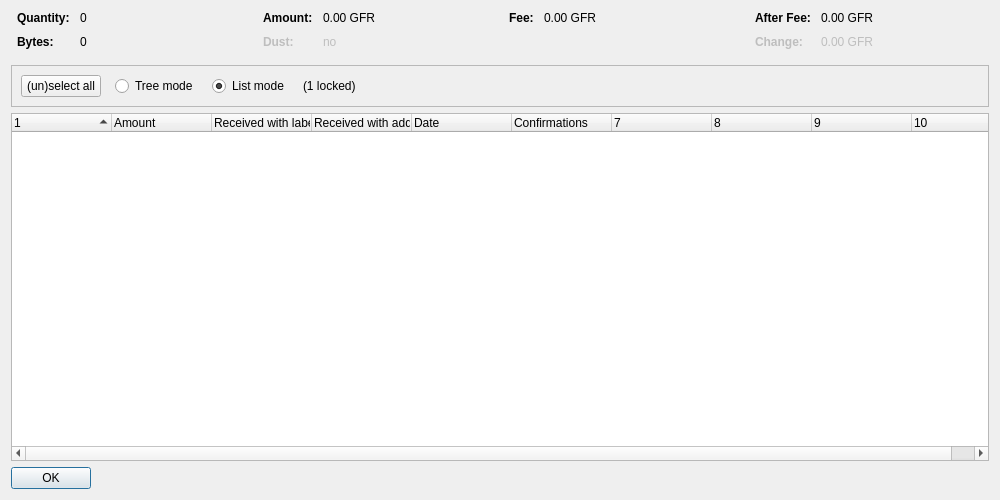
<?xml version="1.0" encoding="UTF-8"?>
<ui version="4.0">
 <class>CoinControlDialog</class>
 <widget class="QDialog" name="CoinControlDialog">
  <property name="geometry">
   <rect>
    <x>0</x>
    <y>0</y>
    <width>1000</width>
    <height>500</height>
   </rect>
  </property>
  <property name="windowTitle">
   <string>Coin Selection</string>
  </property>
  <layout class="QVBoxLayout" name="verticalLayout">
   <item>
    <layout class="QHBoxLayout" name="horizontalLayoutTop" stretch="0,0,0,0">
     <property name="topMargin">
      <number>0</number>
     </property>
     <property name="bottomMargin">
      <number>10</number>
     </property>
     <item>
      <layout class="QFormLayout" name="formLayoutCoinControl1">
       <property name="horizontalSpacing">
        <number>10</number>
       </property>
       <property name="verticalSpacing">
        <number>10</number>
       </property>
       <property name="leftMargin">
        <number>6</number>
       </property>
       <property name="rightMargin">
        <number>6</number>
       </property>
       <item row="0" column="0">
        <widget class="QLabel" name="labelCoinControlQuantityText">
         <property name="font">
          <font>
           <weight>75</weight>
           <bold>true</bold>
          </font>
         </property>
         <property name="text">
          <string>Quantity:</string>
         </property>
        </widget>
       </item>
       <item row="0" column="1">
        <widget class="QLabel" name="labelCoinControlQuantity">
         <property name="cursor">
          <cursorShape>IBeamCursor</cursorShape>
         </property>
         <property name="contextMenuPolicy">
          <enum>Qt::ActionsContextMenu</enum>
         </property>
         <property name="text">
          <string notr="true">0</string>
         </property>
         <property name="textInteractionFlags">
          <set>Qt::LinksAccessibleByMouse|Qt::TextSelectableByKeyboard|Qt::TextSelectableByMouse</set>
         </property>
        </widget>
       </item>
       <item row="1" column="0">
        <widget class="QLabel" name="labelCoinControlBytesText">
         <property name="font">
          <font>
           <weight>75</weight>
           <bold>true</bold>
          </font>
         </property>
         <property name="text">
          <string>Bytes:</string>
         </property>
        </widget>
       </item>
       <item row="1" column="1">
        <widget class="QLabel" name="labelCoinControlBytes">
         <property name="cursor">
          <cursorShape>IBeamCursor</cursorShape>
         </property>
         <property name="contextMenuPolicy">
          <enum>Qt::ActionsContextMenu</enum>
         </property>
         <property name="text">
          <string notr="true">0</string>
         </property>
         <property name="textInteractionFlags">
          <set>Qt::LinksAccessibleByMouse|Qt::TextSelectableByKeyboard|Qt::TextSelectableByMouse</set>
         </property>
        </widget>
       </item>
      </layout>
     </item>
     <item>
      <layout class="QFormLayout" name="formLayoutCoinControl2">
       <property name="horizontalSpacing">
        <number>10</number>
       </property>
       <property name="verticalSpacing">
        <number>10</number>
       </property>
       <property name="leftMargin">
        <number>6</number>
       </property>
       <property name="rightMargin">
        <number>6</number>
       </property>
       <item row="0" column="0">
        <widget class="QLabel" name="labelCoinControlAmountText">
         <property name="font">
          <font>
           <weight>75</weight>
           <bold>true</bold>
          </font>
         </property>
         <property name="text">
          <string>Amount:</string>
         </property>
        </widget>
       </item>
       <item row="0" column="1">
        <widget class="QLabel" name="labelCoinControlAmount">
         <property name="cursor">
          <cursorShape>IBeamCursor</cursorShape>
         </property>
         <property name="contextMenuPolicy">
          <enum>Qt::ActionsContextMenu</enum>
         </property>
         <property name="text">
          <string notr="true">0.00 GFR</string>
         </property>
         <property name="textInteractionFlags">
          <set>Qt::LinksAccessibleByMouse|Qt::TextSelectableByKeyboard|Qt::TextSelectableByMouse</set>
         </property>
        </widget>
       </item>
       <item row="1" column="0">
        <widget class="QLabel" name="labelCoinControlLowOutputText">
         <property name="enabled">
          <bool>false</bool>
         </property>
         <property name="font">
          <font>
           <weight>75</weight>
           <bold>true</bold>
          </font>
         </property>
         <property name="text">
          <string>Dust:</string>
         </property>
        </widget>
       </item>
       <item row="1" column="1">
        <widget class="QLabel" name="labelCoinControlLowOutput">
         <property name="enabled">
          <bool>false</bool>
         </property>
         <property name="cursor">
          <cursorShape>IBeamCursor</cursorShape>
         </property>
         <property name="contextMenuPolicy">
          <enum>Qt::ActionsContextMenu</enum>
         </property>
         <property name="text">
          <string notr="true">no</string>
         </property>
         <property name="textInteractionFlags">
          <set>Qt::LinksAccessibleByMouse|Qt::TextSelectableByKeyboard|Qt::TextSelectableByMouse</set>
         </property>
        </widget>
       </item>
      </layout>
     </item>
     <item>
      <layout class="QFormLayout" name="formLayoutCoinControl3">
       <property name="horizontalSpacing">
        <number>10</number>
       </property>
       <property name="verticalSpacing">
        <number>10</number>
       </property>
       <property name="leftMargin">
        <number>6</number>
       </property>
       <property name="rightMargin">
        <number>6</number>
       </property>
       <item row="0" column="0">
        <widget class="QLabel" name="labelCoinControlFeeText">
         <property name="font">
          <font>
           <weight>75</weight>
           <bold>true</bold>
          </font>
         </property>
         <property name="text">
          <string>Fee:</string>
         </property>
        </widget>
       </item>
       <item row="0" column="1">
        <widget class="QLabel" name="labelCoinControlFee">
         <property name="cursor">
          <cursorShape>IBeamCursor</cursorShape>
         </property>
         <property name="contextMenuPolicy">
          <enum>Qt::ActionsContextMenu</enum>
         </property>
         <property name="text">
          <string notr="true">0.00 GFR</string>
         </property>
         <property name="textInteractionFlags">
          <set>Qt::LinksAccessibleByMouse|Qt::TextSelectableByKeyboard|Qt::TextSelectableByMouse</set>
         </property>
        </widget>
       </item>
      </layout>
     </item>
     <item>
      <layout class="QFormLayout" name="formLayoutCoinControl4">
       <property name="horizontalSpacing">
        <number>10</number>
       </property>
       <property name="verticalSpacing">
        <number>10</number>
       </property>
       <property name="leftMargin">
        <number>6</number>
       </property>
       <property name="rightMargin">
        <number>6</number>
       </property>
       <item row="0" column="0">
        <widget class="QLabel" name="labelCoinControlAfterFeeText">
         <property name="font">
          <font>
           <weight>75</weight>
           <bold>true</bold>
          </font>
         </property>
         <property name="text">
          <string>After Fee:</string>
         </property>
        </widget>
       </item>
       <item row="0" column="1">
        <widget class="QLabel" name="labelCoinControlAfterFee">
         <property name="cursor">
          <cursorShape>IBeamCursor</cursorShape>
         </property>
         <property name="contextMenuPolicy">
          <enum>Qt::ActionsContextMenu</enum>
         </property>
         <property name="text">
          <string notr="true">0.00 GFR</string>
         </property>
         <property name="textInteractionFlags">
          <set>Qt::LinksAccessibleByMouse|Qt::TextSelectableByKeyboard|Qt::TextSelectableByMouse</set>
         </property>
        </widget>
       </item>
       <item row="1" column="0">
        <widget class="QLabel" name="labelCoinControlChangeText">
         <property name="enabled">
          <bool>false</bool>
         </property>
         <property name="font">
          <font>
           <weight>75</weight>
           <bold>true</bold>
          </font>
         </property>
         <property name="text">
          <string>Change:</string>
         </property>
        </widget>
       </item>
       <item row="1" column="1">
        <widget class="QLabel" name="labelCoinControlChange">
         <property name="enabled">
          <bool>false</bool>
         </property>
         <property name="cursor">
          <cursorShape>IBeamCursor</cursorShape>
         </property>
         <property name="contextMenuPolicy">
          <enum>Qt::ActionsContextMenu</enum>
         </property>
         <property name="text">
          <string notr="true">0.00 GFR</string>
         </property>
         <property name="textInteractionFlags">
          <set>Qt::LinksAccessibleByMouse|Qt::TextSelectableByKeyboard|Qt::TextSelectableByMouse</set>
         </property>
        </widget>
       </item>
      </layout>
     </item>
    </layout>
   </item>
   <item>
    <widget class="QFrame" name="frame">
     <property name="minimumSize">
      <size>
       <width>0</width>
       <height>40</height>
      </size>
     </property>
     <property name="frameShape">
      <enum>QFrame::StyledPanel</enum>
     </property>
     <property name="frameShadow">
      <enum>QFrame::Sunken</enum>
     </property>
     <layout class="QHBoxLayout" name="horizontalLayout">
      <item>
       <layout class="QHBoxLayout" name="horizontalLayoutPanel" stretch="0,0,0,0,0">
        <property name="spacing">
         <number>14</number>
        </property>
        <item>
         <widget class="QPushButton" name="pushButtonSelectAll">
          <property name="sizePolicy">
           <sizepolicy hsizetype="Maximum" vsizetype="Fixed">
            <horstretch>0</horstretch>
            <verstretch>0</verstretch>
           </sizepolicy>
          </property>
          <property name="text">
           <string>(un)select all</string>
          </property>
          <property name="autoDefault">
           <bool>false</bool>
          </property>
         </widget>
        </item>
        <item>
         <widget class="QRadioButton" name="radioTreeMode">
          <property name="sizePolicy">
           <sizepolicy hsizetype="Maximum" vsizetype="Fixed">
            <horstretch>0</horstretch>
            <verstretch>0</verstretch>
           </sizepolicy>
          </property>
          <property name="text">
           <string>Tree mode</string>
          </property>
         </widget>
        </item>
        <item>
         <widget class="QRadioButton" name="radioListMode">
          <property name="sizePolicy">
           <sizepolicy hsizetype="Maximum" vsizetype="Fixed">
            <horstretch>0</horstretch>
            <verstretch>0</verstretch>
           </sizepolicy>
          </property>
          <property name="text">
           <string>List mode</string>
          </property>
          <property name="checked">
           <bool>true</bool>
          </property>
         </widget>
        </item>
        <item>
         <widget class="QLabel" name="labelLocked">
          <property name="text">
           <string notr="true">(1 locked)</string>
          </property>
         </widget>
        </item>
        <item>
         <spacer name="horizontalSpacer">
          <property name="orientation">
           <enum>Qt::Horizontal</enum>
          </property>
          <property name="sizeHint" stdset="0">
           <size>
            <width>40</width>
            <height>20</height>
           </size>
          </property>
         </spacer>
        </item>
       </layout>
      </item>
     </layout>
    </widget>
   </item>
   <item>
    <widget class="CoinControlTreeWidget" name="treeWidget">
     <property name="contextMenuPolicy">
      <enum>Qt::CustomContextMenu</enum>
     </property>
     <property name="sortingEnabled">
      <bool>false</bool>
     </property>
     <property name="columnCount">
      <number>10</number>
     </property>
     <attribute name="headerShowSortIndicator" stdset="0">
      <bool>true</bool>
     </attribute>
     <attribute name="headerStretchLastSection">
      <bool>false</bool>
     </attribute>
     <column>
      <property name="text">
       <string/>
      </property>
     </column>
     <column>
      <property name="text">
       <string>Amount</string>
      </property>
     </column>
     <column>
      <property name="text">
       <string>Received with label</string>
      </property>
     </column>
     <column>
      <property name="text">
       <string>Received with address</string>
      </property>
     </column>
     <column>
      <property name="text">
       <string>Date</string>
      </property>
     </column>
     <column>
      <property name="text">
       <string>Confirmations</string>
      </property>
      <property name="toolTip">
       <string>Confirmed</string>
      </property>
     </column>
     <column>
      <property name="text">
       <string/>
      </property>
     </column>
     <column>
      <property name="text">
       <string/>
      </property>
     </column>
     <column>
      <property name="text">
       <string/>
      </property>
     </column>
     <column>
      <property name="text">
       <string/>
      </property>
     </column>
    </widget>
   </item>
   <item>
    <widget class="QDialogButtonBox" name="buttonBox">
     <property name="sizePolicy">
      <sizepolicy hsizetype="Maximum" vsizetype="Fixed">
       <horstretch>0</horstretch>
       <verstretch>0</verstretch>
      </sizepolicy>
     </property>
     <property name="orientation">
      <enum>Qt::Horizontal</enum>
     </property>
     <property name="standardButtons">
      <set>QDialogButtonBox::Ok</set>
     </property>
    </widget>
   </item>
  </layout>
 </widget>
 <customwidgets>
  <customwidget>
   <class>CoinControlTreeWidget</class>
   <extends>QTreeWidget</extends>
   <header>qt/coincontroltreewidget.h</header>
  </customwidget>
 </customwidgets>
 <resources/>
 <connections/>
</ui>
